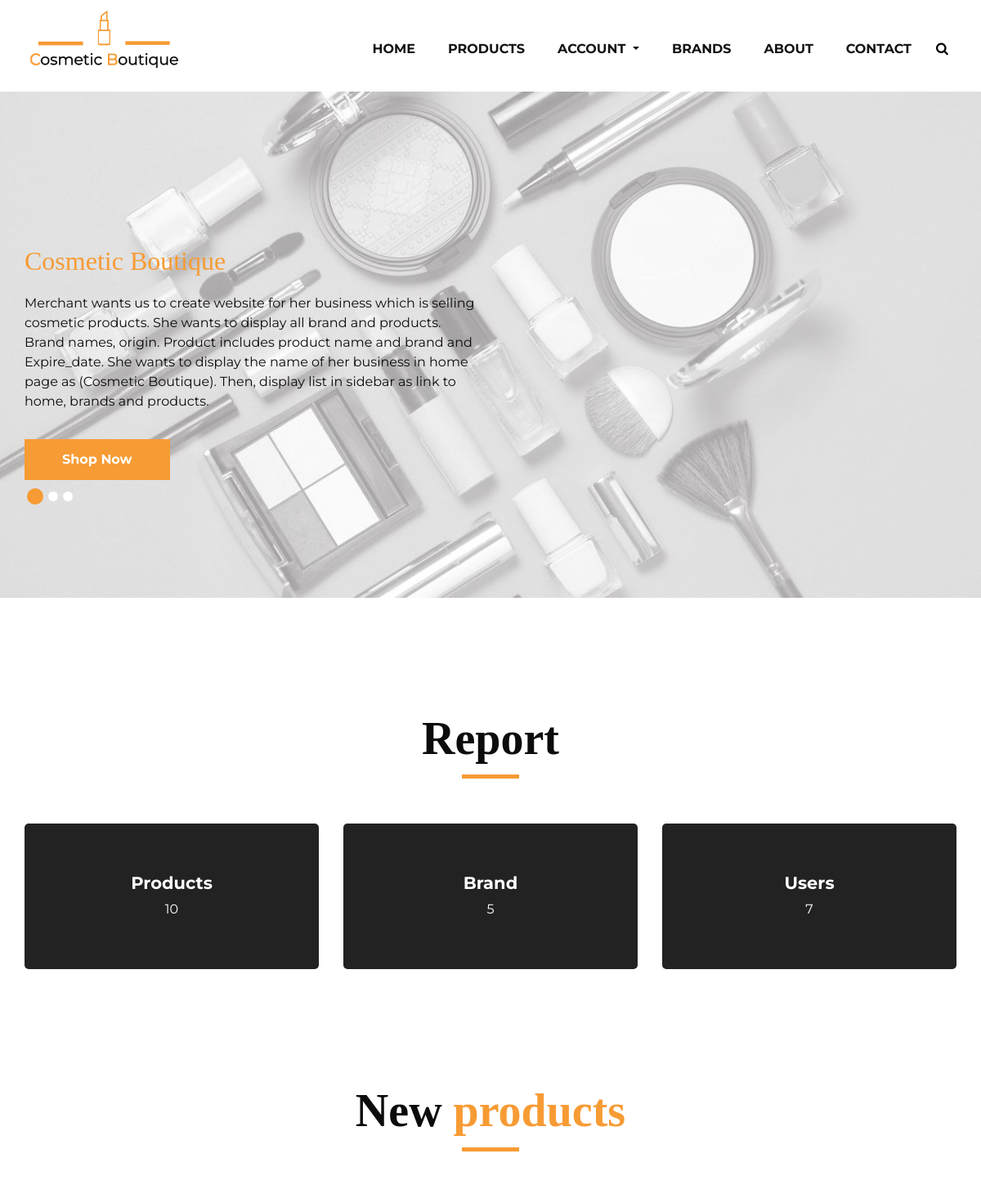
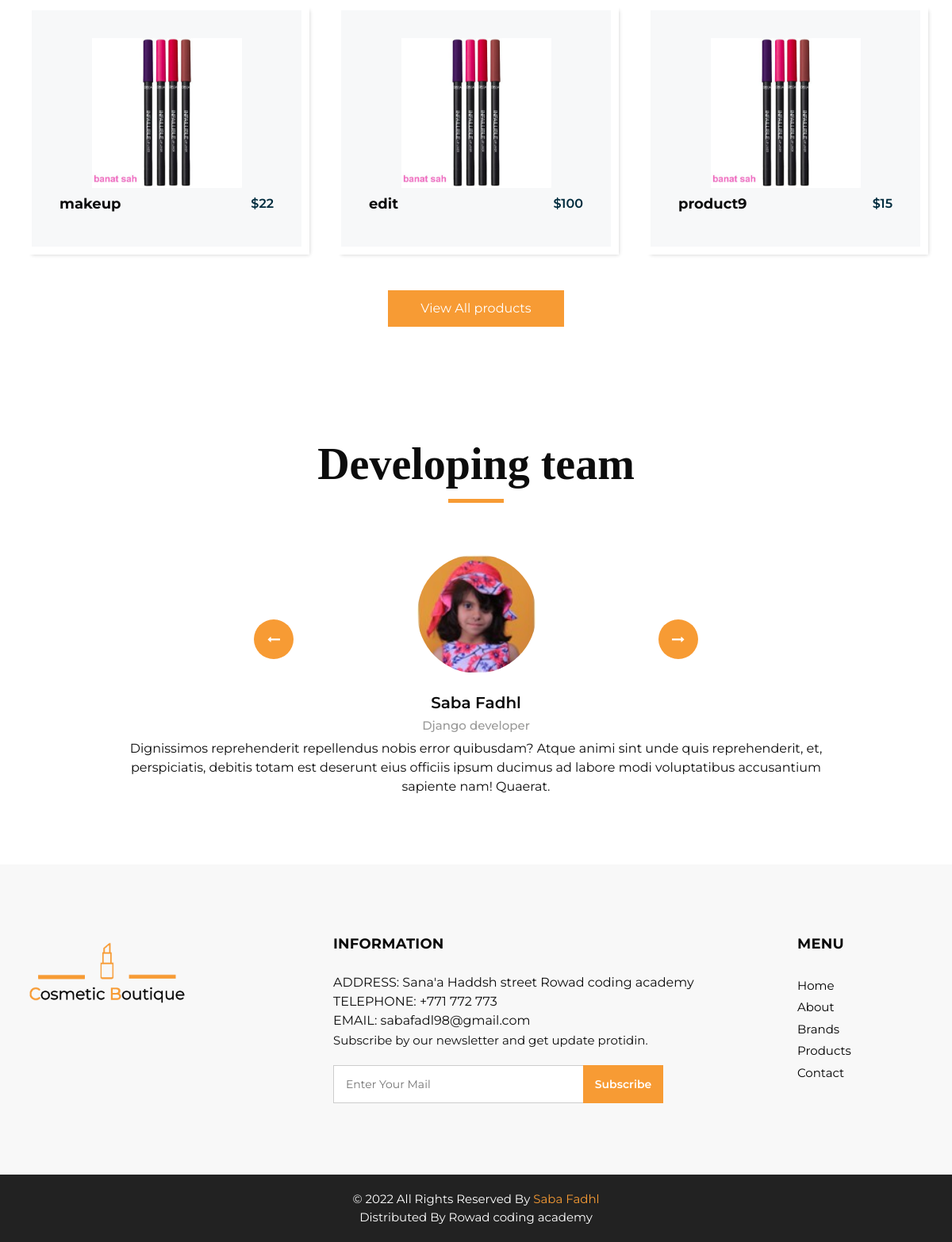
The page / on the database its author committed (2 pictures, top to bottom).
### makeup/models.py (models this page shows, shortened)
class Brand(models.Model):
    name=models.CharField(max_length=50)
    orgin=models.CharField(max_length=50)

class Products(models.Model):
    name=models.CharField(max_length=50)
    kind=models.CharField(max_length=50)
    descreption=models.TextField(null=True)
    expir_date=models.DateField(null=True)
    image = models.ImageField(upload_to='images')  #
    price=models.PositiveIntegerField(default=10, validators=[MinValueValidator(5)])
    brand=models.ForeignKey(Brand,on_delete=models.CASCADE,null=True)

### makeup/views.py (the view)
# urls.py: 2. Add a URL to urlpatterns:  path('', views.home, name='home')
def home(request):
    User = get_user_model()
    myReport = {"Products": Products.objects.all().count(
    ), "Brand": Brand.objects.all().count(), "Users": User.objects.all().count()}
    newest = Products.objects.order_by("-id")[:3]
    context = {
        'newest': newest,
        'reports': myReport,
    }
    template_name = 'makeup/index.html'
    return render(request, template_name, context)

### makeup/templates/makeup/index.html (shortened to what this page needs)
{% extends 'makeup/base.html' %}
{% load static %}
   {%block content%}
         <section class="slider_section ">
            <div class="slider_bg_box">
               <img src="{%static 'images/slider-bg.jpg' %}" alt="">
            </div>
            <div id="customCarousel1" class="carousel slide" data-ride="carousel">
               <div class="carousel-inner">
                  <div class="carousel-item active">
                     <div class="container ">
                        <div class="row">
                           <div class="col-md-7 col-lg-6 ">
                              <div class="detail-box">
                                 <h2>
                                    <span>
                                       Cosmetic Boutique
                                     </span>
                                 </h2>
                                 <p>
                                    Merchant wants us to create website for her business which is selling cosmetic products. She wants to display all brand and products. Brand names, origin. Product includes product name and brand and Expire_date. She wants to display the name of her business in home page as (Cosmetic Boutique). Then, display list in sidebar as link to home, brands and products.
                                 </p>
                                 <div class="btn-box">
                                    <a href="" class="btn1">
                                    Shop Now
                                    </a>
                                 </div>
                              </div>
                           </div>
                        </div>
                     </div>
                  </div>
               </div>
               <div class="container">
                  <ol class="carousel-indicators">
                     <li data-target="#customCarousel1" data-slide-to="0" class="active"></li>
                     <li data-target="#customCarousel1" data-slide-to="1"></li>
                     <li data-target="#customCarousel1" data-slide-to="2"></li>
                  </ol>
               </div>
            </div>
         </section>
      </div>
      <section class="why_section layout_padding">
         <div class="container">
            <div class="heading_container heading_center">
               <h2>
                  Report
               </h2>
            </div>
            <div class="row">
               {%for name,value in reports.items%}
               <div class="col-md-4">
                  <div class="box ">
                     <div class="detail-box">
                        <h5>
                           {{name}}
                        </h5>
                        <p>
                           {{value}}
                        </p>
                     </div>
                  </div>
               </div>
               {%endfor%}
            </div>
         </div>
      </section>
      <section class="product_section layout_padding">
         <div class="container">
            <div class="heading_container heading_center">
               <h2>
                  New <span>products</span>
               </h2>
            </div>
            <div class="row">
               {%for product in newest%}
               <div class="col-sm-6 col-md-4 col-lg-4">
                  <div class="box">
                     <div class="img-box">
                        <img src="{%static 'images/p2.png'%}" alt="">
                     </div>
                     <div class="detail-box">
                        <h5>
                           {{product.name}}
                        </h5>
                        <h6>
                           ${{product.price}}
                        </h6>
                     </div>
                  </div>
               </div>
               {% endfor %}
            </div>
            <div class="btn-box">
               <a href="{%url 'products'%}">
               View All products
               </a>
            </div>
         </div>
      </section>
      <section class="client_section layout_padding">
         <div class="container">
            <div class="heading_container heading_center">
               <h2>
                  Developing team
               </h2>
            </div>
            <div id="carouselExample3Controls" class="carousel slide" data-ride="carousel">
               <div class="carousel-inner">
                  <div class="carousel-item active">
                     <div class="box col-lg-10 mx-auto">
                        <div class="img_container">
                           <div class="img-box">
                              <div class="img_box-inner">
                                 <img src="{%static 'images/client.jpg' %}" alt="">
                              </div>
                           </div>
                        </div>
                        <div class="detail-box">
                           <h5>
                              Saba Fadhl
                           </h5>
                           <h6>
                              Django developer
                           </h6>
                           <p>
                              Dignissimos reprehenderit repellendus nobis error quibusdam? Atque animi sint unde quis reprehenderit, et, perspiciatis, debitis totam est deserunt eius officiis ipsum ducimus ad labore modi voluptatibus accusantium sapiente nam! Quaerat.
                           </p>
                        </div>
                     </div>
                  </div>
               </div>
               <div class="carousel_btn_box">
                  <a class="carousel-control-prev" href="#carouselExample3Controls" role="button" data-slide="prev">
                  <i class="fa fa-long-arrow-left" aria-hidden="true"></i>
                  </a>
                  <a class="carousel-control-next" href="#carouselExample3Controls" role="button" data-slide="next">
                  <i class="fa fa-long-arrow-right" aria-hidden="true"></i>
                  </a>
               </div>
            </div>
         </div>
      </section>
      {%endblock content%}

### static/css/responsive.css (style rules this page uses)
@media (min-width: 1200px) { .container { max-width: 1170px; } }

### rows shown on the page
Brand: name "Brand", id "5"
Products: name "makeup", price "22"
Products: name "edit", price "100"
Products: name "product9", price "15"

### other values the page prints
{{ name }} "Products" "Users"
{{ value }} "10" "7"
